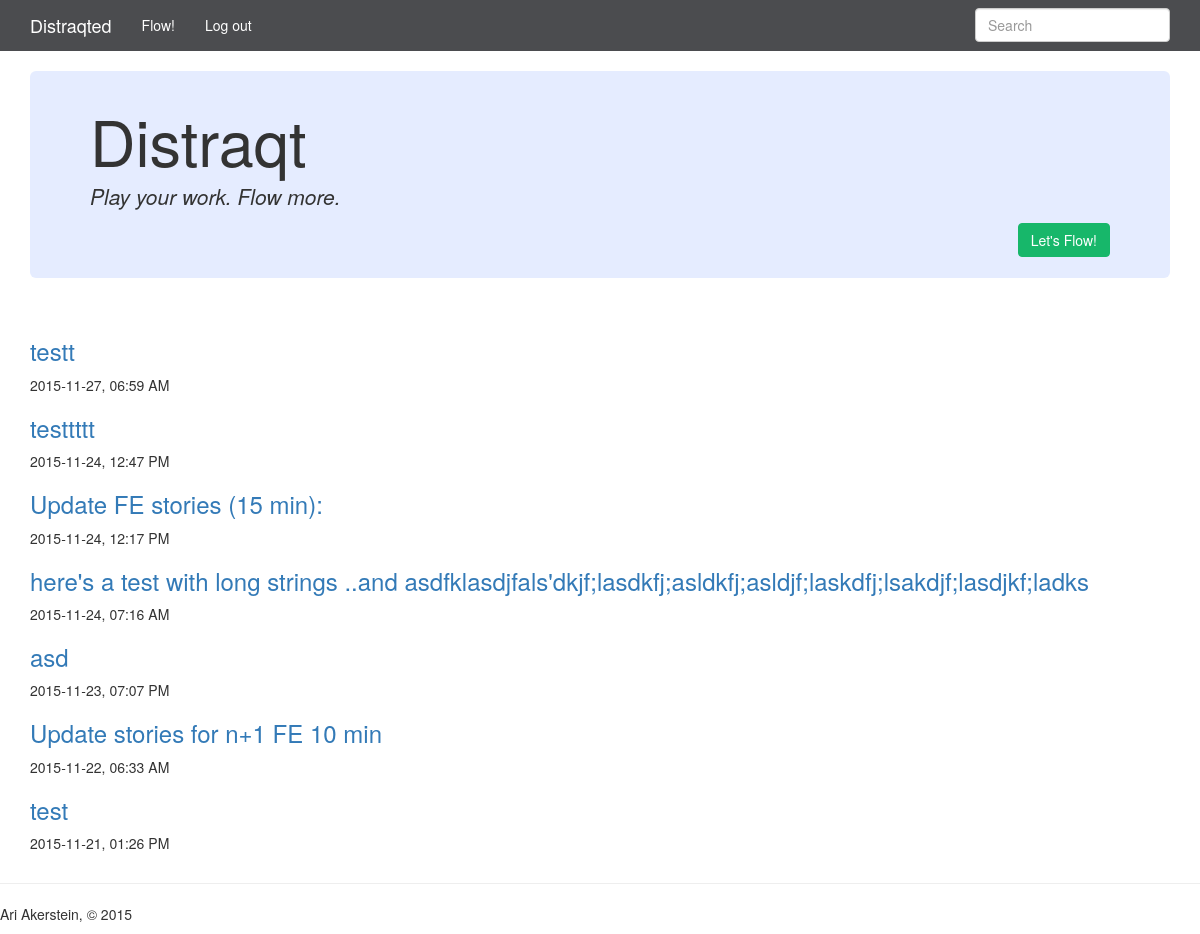
Page /drafts/ (signed in) on the committed database.
### app.py (models this page shows, shortened)
class Entry(flask_db.Model):
    title = CharField()
    slug = CharField(unique=True)
    content = TextField()
    published = BooleanField(index=True)
    timestamp = DateTimeField(default=datetime.datetime.now, index=True)
    @classmethod
    def drafts(cls):
        return Entry.select().where(Entry.published == False)

### app.py (the view)
    @classmethod
    def drafts(cls):
        return Entry.select().where(Entry.published == False)

### app.py (called while the page is built)
def login_required(fn):
    @functools.wraps(fn)
    def inner(*args, **kwargs):
        if session.get('logged_in'):
            return fn(*args, **kwargs)
        return redirect(url_for('login', next=request.path))
    return inner

@app.route('/drafts/')
@login_required
def drafts():
    query = Entry.drafts().order_by(Entry.timestamp.desc())
    return object_list('index.html', query, check_bounds=False)

### templates/index.html (shortened to what this page needs)
{% extends "base.html" %}
{% block content %}
  {% for entry in object_list %}
    {% if search %}
      {% set entry = entry.entry %}
    {% endif %}
    <h3>
      <a href="{% if entry.published %}{{ url_for('detail', slug=entry.slug) }}{% else %}{{ url_for('edit', slug=entry.slug) }}{% endif %}">
        {{ entry.title }}
      </a>
    </h3>
    <p>{{ entry.timestamp.strftime('%Y-%m-%d, %I:%M %p') }}</p>
  {% else %}
    <p>No entries have been created yet.</p>
  {% endfor %}
{% endblock %}

### templates/base.html (shortened to what this page needs)
<!doctype html>
<html>
  <head>
    <link rel=stylesheet type=text/css href="{{ url_for('static', filename='css/bootstrap.min.css') }}" />
    <link rel=stylesheet type=text/css href="{{ url_for('static', filename='css/hilite.css') }}" />
  </head>
  <body>
    <div class="navbar navbar-default navbar-static-top" role="navigation">
      <div class="container">
        <div class="navbar-header">
          <a class="navbar-brand" href="{{ url_for('index') }}">Distraqted</a>
        </div>
        <div class="navbar-collapse collapse">
          <ul class="nav navbar-nav">
            {% if session.logged_in %}
              <li><a href="{{ url_for('create') }}">Flow!</a></li>
              <li><a href="{{ url_for('logout') }}">Log out</a></li>
            {% endif %}
          </ul>
          {% block search_bar %}
            <form action="{{ url_for('index') }}" class="navbar-form navbar-right" id="search-form" method="get" role="search">
              <div class="form-group">
                <input class="form-control" name="q" placeholder="Search" type="text" value="{% if search %}{{ search }}{% endif %}">
              </div>
            </form>
          {% endblock %}
        </div>
      </div>
    </div>
<div class="container content">
  <div class="jumbotron" id="JumbotronBrand"><h1>Distraqt<h4><p><i>Play your work. Flow more.</p></i></h4></h1>
<a
        <button type="button" class="btn btn-primary pull-right"
        href="{{ url_for('create') }}">Let's Flow!</a></button>
        <br></br>
</div>
</div>
    <div class="container">
      {% block page_header %}
      <br></br>
      {% endblock %}
      {% block content %}{% endblock %}
</div>
{% block footer %}
      <footer>
        <hr />
        <p>Ari Akerstein, &copy; 2015</p>
      </footer>
{% endblock %}
  </body>
</html>

### rows in the picture
Entry: title "testt", timestamp "2015-11-27, 06:59 AM"
Entry: title "testtttt", timestamp "2015-11-24, 12:47 PM"
Entry: title "Update FE stories (15 min):", timestamp "2015-11-24, 12:17 PM"
Entry: title "here's a test with long strings ..and asdfklasdjfals'dkjf;lasdkfj;asldkfj;asldjf;laskdfj;lsakdjf;lasdjkf;ladks", timestamp "2015-11-24, 07:16 AM"
Entry: title "asd", timestamp "2015-11-23, 07:07 PM"
Entry: title "Update stories for n+1 FE 10 min", timestamp "2015-11-22, 06:33 AM"
Entry: title "test", timestamp "2015-11-21, 01:26 PM"
